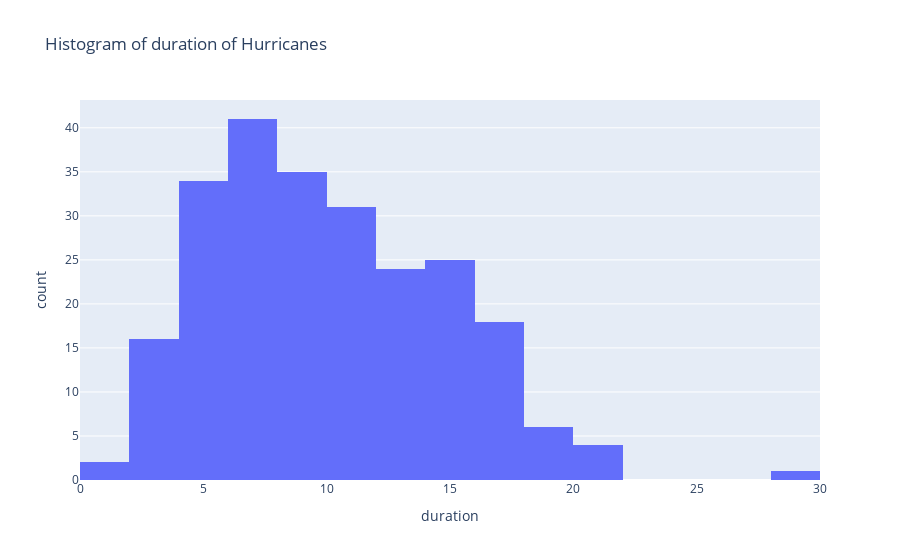

The notebook cell saved with this chart:
### Code cell
fig = px.histogram(df, x="duration", nbins = 20, title = 'Histogram of duration of Hurricanes')
fig.show()

### Figure 1 — Plotly figure (JSON) as saved in the notebook; plotly's stock layout.template omitted (floating-point values rounded to 4 significant figures; data arrays with more than 128 entries replaced by an {"elided": "..."} marker saying what was removed)
{"data": [{"alignmentgroup": "True", "bingroup": "x", "hovertemplate": "duration=%{x}<br>count=%{y}<extra></extra>", "legendgroup": "", "marker": {"color": "#636efa", "pattern": {"shape": ""}}, "name": "", "nbinsx": 20, "offsetgroup": "", "orientation": "v", "showlegend": false, "type": "histogram", "x": {"elided": "237 float values"}, "xaxis": "x", "yaxis": "y"}], "layout": {"autosize": true, "barmode": "relative", "legend": {"tracegroupgap": 0}, "title": {"text": "Histogram of duration of Hurricanes"}, "xaxis": {"anchor": "y", "autorange": true, "domain": [0, 1], "range": [0, 30], "title": {"text": "duration"}, "type": "linear"}, "yaxis": {"anchor": "x", "autorange": true, "domain": [0, 1], "range": [0, 43.16], "title": {"text": "count"}}}}
